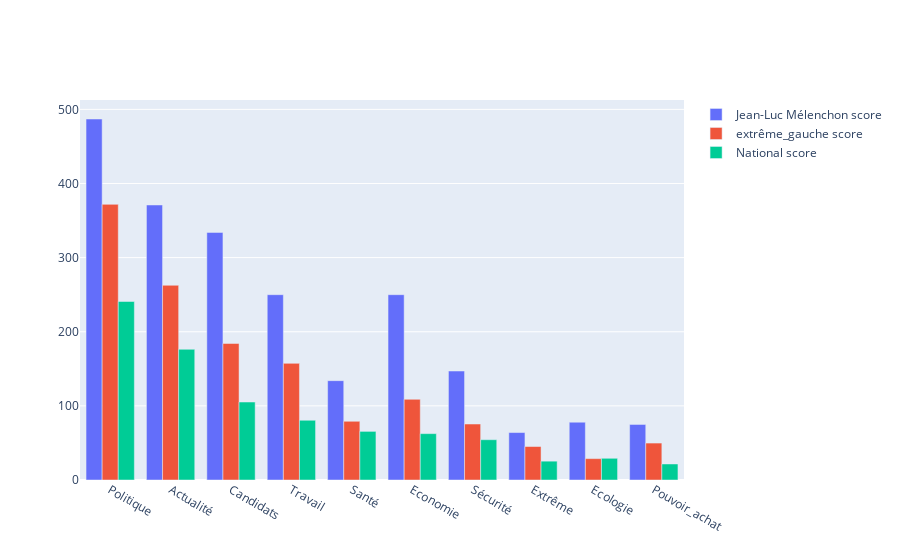

The cell this chart's notebook holds for it:
### Code cell
visualize_scores(df=lexicon_score_per_user_df, user="JLMelenchon")

### Figure 1 — Plotly figure (JSON) as saved in the notebook; plotly's stock layout.template omitted (floating-point values rounded to 4 significant figures)
{"data": [{"name": "Jean-Luc Mélenchon score", "type": "bar", "x": ["Politique", "Actualité", "Candidats", "Travail", "Santé", "Economie", "Sécurité", "Extrême", "Ecologie", "Pouvoir_achat"], "y": [487, 371, 334, 250, 134, 250, 147, 64, 78, 75, "Jean-Luc Mélenchon"]}, {"name": "extrême_gauche score", "type": "bar", "x": ["Politique", "Actualité", "Candidats", "Travail", "Santé", "Economie", "Sécurité", "Extrême", "Ecologie", "Pouvoir_achat"], "y": [371.8, 262.7, 184.2, 157.3, 79.17, 108.8, 75.5, 45.17, 28.83, 49.83]}, {"name": "National score", "type": "bar", "x": ["Politique", "Actualité", "Candidats", "Travail", "Santé", "Economie", "Sécurité", "Extrême", "Ecologie", "Pouvoir_achat"], "y": [240.8, 176.3, 105.2, 80.58, 65.58, 62.54, 54.35, 25.4, 29.28, 21.62]}], "layout": {"barmode": "group"}}
